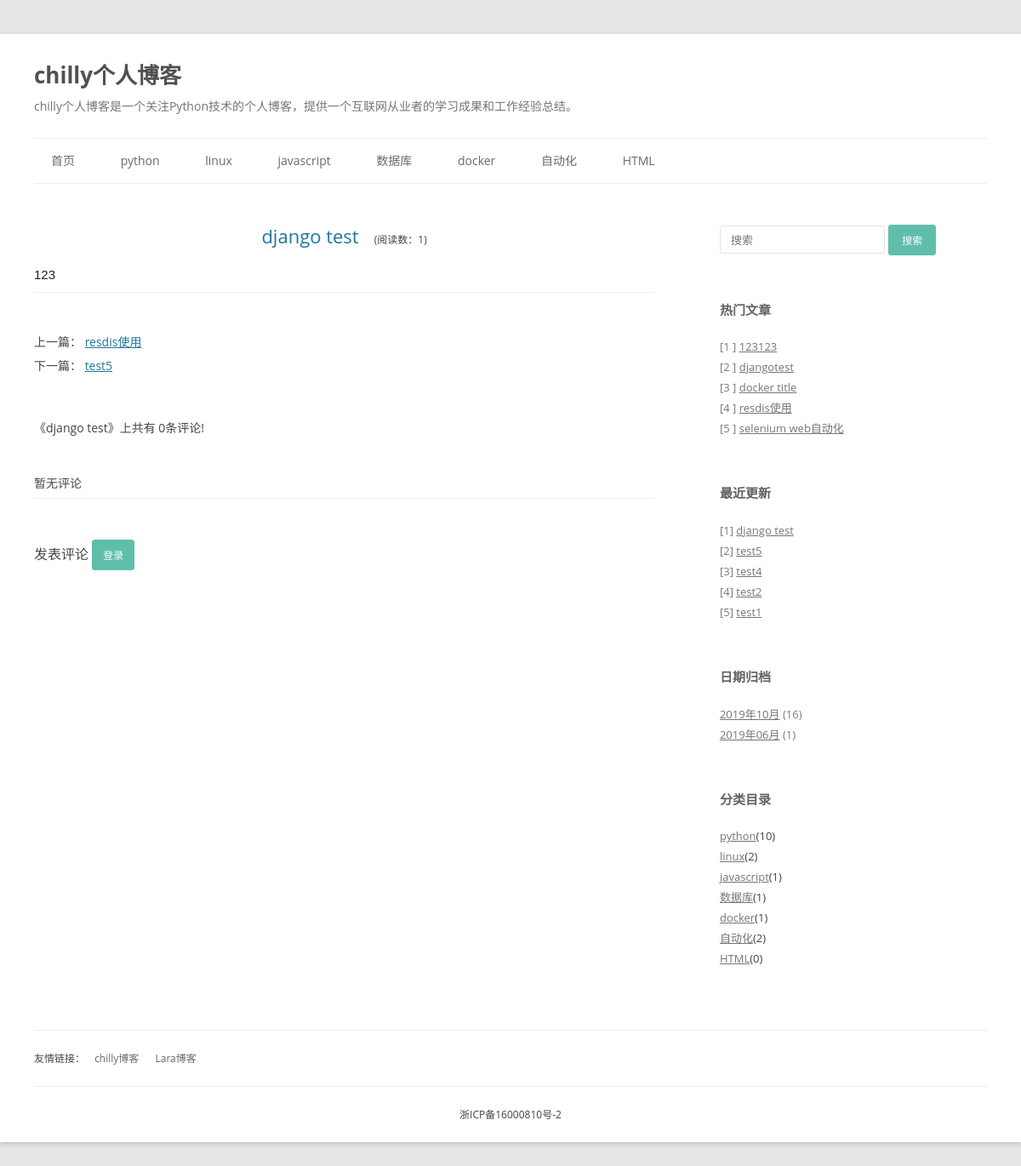
Page /blog/detail/36 on the earlier database version.
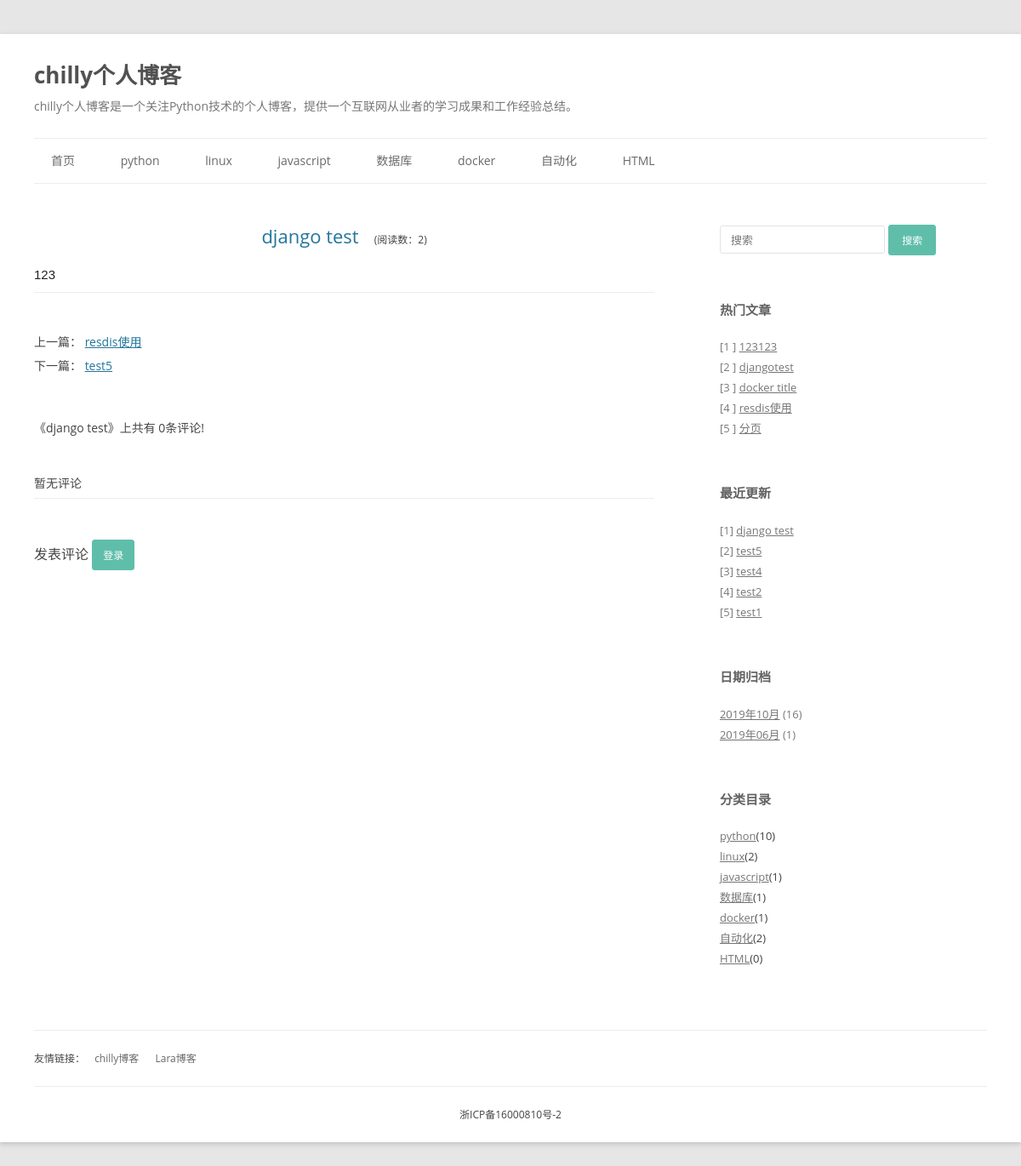
Same page on the later database version.
### blog/models.py (models this page shows, shortened)
class BlogType(models.Model):
    type_name = models.CharField(max_length = 32, verbose_name = '文章类型')
    class Meta:
        verbose_name = "博文类型"
        verbose_name_plural = "博文类型"

class Blog(models.Model):
    title = models.CharField(max_length = 100, verbose_name = '文章标题')
    content = RichTextField(verbose_name = '内容')
    blog_type = models.ForeignKey(BlogType, on_delete = models.CASCADE, verbose_name = '文章类型')
    update_time = models.DateTimeField( verbose_name = '更新时间')
    read_count  = models.IntegerField(default = 0, verbose_name = '文章阅读数')
    class Meta:
        ordering = ('-update_time',)
        verbose_name = "博文"
        verbose_name_plural = "博文"

### blog/views.py (the view, shortened to what this page needs)
# urls.py: path('detail/<int:blog_id>', views.detail, name = "detail" ),
def detail(request, blog_id):
    context = {}
    cur_blog = get_object_or_404(Blog, id=blog_id)
    context['cur_blog'] = cur_blog
    if cache.get("blog_types"):  # 如果博客类型在缓存中，就从缓存中取得类型
        blog_types = cache.get("blog_types")
        print("从缓存中加载博客类型")
    else:  # 操作DB取博客类型,并且添加缓存
        blog_types = BlogType.objects.all()
        cache.set("blog_types", blog_types, 1800)
        print("添加博客类型缓存")
    if cache.get("hot_blogs"):
        hot_blogs = cache.get("hot_blogs")
        print("从缓存中加载热门博客")
    else:
        hot_blogs = Blog.objects.all().order_by('-read_count', '-update_time')[:5]
        cache.set("hot_blogs", hot_blogs, 1800)
        print("添加热门博客缓存")
    if cache.get("latest_blogs"):
        latest_blogs = cache.get("latest_blogs")
        print("从缓存中加载最近博客")
    else:
        latest_blogs = Blog.objects.all().order_by('-update_time')[:5]
        cache.set("latest_blogs", latest_blogs, 1800)
        print("添加最近更新博客缓存")
    if cache.get("date_count_dict"):
        date_count_dict = cache.get("date_count_dict")
        print("从缓存中加载日期分类以及数量")
    else:
        date_count_dict = {}
        blog_dates = Blog.objects.dates('update_time', 'month', order='DESC')
        for blog_date in blog_dates:
            count = Blog.objects.filter(update_time__year=blog_date.year,
                                        update_time__month=blog_date.month).count()
            date_count_dict[blog_date] = count
        cache.set("date_count_dict", date_count_dict, 1800)
        print("添加最近更新日期分类以及数量")
    context['previous_blog'] = Blog.objects.filter(id__lt=cur_blog.id).last()
    context['next_blog'] = Blog.objects.filter(id__gt=cur_blog.id).first()
    context['blog_types'] = blog_types
    context['hot_blogs'] = hot_blogs
    context['latest_blogs'] = latest_blogs
    context['date_count_dict'] = date_count_dict
    if 'read' not in request.COOKIES:
        response = render(request, 'blog/detail.html', context)
        cur_blog.read_count += 1
        cur_blog.save()
        read_list = [blog_id]
        print(json.dumps(read_list))
        response.set_cookie("read", json.dumps(read_list), max_age=60 * 30)
        return response

### blog/templates/blog/detail.html (shortened to what this page needs)
{% load static %}
<!DOCTYPE html>
<html lang="zh-CN">
<head>
	<link rel="stylesheet" id="twentytwelve-style-css" href="{% static 'blog/index.css' %}" type="text/css" media="all">
    <link rel="stylesheet" href="{% static 'blog/highlight/obsidian.css' %}">
</head>
<body class="home blog custom-background custom-font-enabled single-author">
	<div id="page" class="hfeed site">
		<header id="masthead" class="site-header" role="banner">
			{% include 'blog/title.html' %}
			{% include 'blog/nav.html' %}
		</header>
		<div id="main" class="wrapper">
			<div id="primary" class="site-content ">
				<div id="content" role="main">
					<article>
					<header class="entry-header">
						<h1 class="entry-title" align="center">
							<a  href="#" title="{{cur_blog.title}}" rel="bookmark">{{cur_blog.title}}</a>
							<span style="font-size: 12px !important;">  &nbsp;&nbsp;&nbsp;&nbsp;(阅读数：{{cur_blog.read_count}})</span>
						</h1>
					</header>
					<div class="fixck">
						{{cur_blog.content |safe}}
					</div >
                    </article>
				</div>
				<nav class="nav-single">
					<div class="prev">上一篇：
						{% if previous_blog %}
						<a href="{% url 'detail' previous_blog.id %}">{{ previous_blog.title }}</a>
						{% else %}
						没有了
						{% endif %}
					</div>
					<div class="prev">下一篇：
						{% if next_blog %}
						<a href="{% url 'detail' next_blog.id %}">{{ next_blog.title }}</a>
						{% else %}
						没有了
						{% endif %}
					</div>
				</nav>
				<div id="comments" class="comments-area">
					<h2 class="comments-title">《<span>{{cur_blog.title}}</span>》上共有 <span id="comment_count_span">{{cur_blog.customcomment_set.count}}</span>条评论!</h2>
					<ol class="commentlist" id="commentWraper">
						{% for comment in cur_blog.customcomment_set.all|slice:":5"  %}
						<li class="comment even thread-even depth-0" id="li-comment-6">
							<article id="comment-6" class="comment">
								<header class="comment-meta comment-author vcard">
									<img src="http://www.zfsphp.com/uploads/images//avatar/201909/1569501373.jpg" class="photo" height="44" width="44"/>
									<cite class="fn">{{comment.comment_user.username}}</cite>
									<time datetime="">{{comment.comment_time}}</time>
								</header>
								<section class="comment-content comment" style="margin-bottom:10px;line-height:25px;">{{comment.comment_content}}</section>
							</article>
						</li>
						{%  empty %}
						<li class="comment even thread-even depth-0" id="li-comment-6">
							<article id="comment-6" class="comment">
								<span id="no_comment"> 暂无评论</span>
							</article>
						</li>
						{% endfor %}
					</ol>
					{% if not user.is_authenticated %}
					<div id="respond">
					<h3 id="reply-title">发表评论  <input type="submit" value="登录" onclick=" location.href = '{% url 'login' %}' ;return false;"></h3>
					</div>
					{% endif %}
				</div>
			</div>
			{% include 'blog/aside.html' %}
		</div>
		{% include 'blog/footer.html' %}
	</div>
</body>
</html>

### blog/templates/blog/nav.html (shortened to what this page needs)
<nav id="site-navigation" class="main-navigation" role="navigation">
			<ul class="nav-menu">
				<li><a href="/">首页</a></li>
				{% for type in blog_types|slice:":8"%}
					<li>
						<a href="{% url 'type' type.id %}">{{ type.type_name }}</a>
					</li>
				{% endfor %}
            </ul>
		</nav>

### blog/templates/blog/aside.html (shortened to what this page needs)
<div id="secondary" class="widget-area" role="complementary">
            <aside id="search-2" class="widget widget_search">
				<form role="search" id="searchform" action="" method="post">
					<div>
						<input placeholder="搜索" type="text" name="q" id="s">
						<input type="submit" class="btn btn-default" id="searchsubmit" value="搜索">
					</div>
				</form>
			</aside>
			<aside id="recent-posts-2" class="widget widget_recent_entries">
				<h3 class="widget-title">热门文章</h3>
				<ul>
					{% for blog in hot_blogs %}
					<li><font style="color:#7a7a7a;">[{{ forloop.counter }} ]</font>&nbsp;<a href="{% url 'detail' blog.id %}" title="{{ blog.title }}">{{ blog.title }}</a></li>
					{% endfor %}
				</ul>
			</aside>
			<aside class="widget widget_recent_entries">
				<h3 class="widget-title">最近更新</h3>
				<ul>
					{% for blog in latest_blogs %}
					<li><font style="color:#7a7a7a;">[{{ forloop.counter }}]</font>&nbsp;<a href="{% url 'detail' blog.id %}" title="{{ blog.title }}">{{ blog.title }}</a></li>
					{% endfor %}
				</ul>
			</aside>
			<aside id="archives-2" class="widget widget_archive">
				<h3 class="widget-title">日期归档</h3>
				<ul>
                    {% for blog_date,count in date_count_dict.items  %}
                    <li><a href="{% url 'date' blog_date.year blog_date.month%}" title="{{ blog_date }}">{{ blog_date | date:"Y年m月"  }}</a>&nbsp;<font style="color:#7a7a7a;">({{count}})</font></li>
                    {% endfor %}
                </ul>
			</aside>
			<aside id="categories-2" class="widget widget_categories">
				<h3 class="widget-title">分类目录</h3>
				<ul>
					{% for type in blog_types %}
						<li class="cat-item cat-item-2"><a href="{% url 'type' type.id %}" title="{{ type.type_name }}">{{ type.type_name }}</a>({{type.blog_set.count}})</li>
					{% endfor %}
				</ul>
			</aside>
</div>

Differences in the rows shown:
no longer on this page (row unchanged): Blog: title "selenium web自动化", shown under "热门文章"
changed Blog "django test": read_count "1" → "2"
now on this page (row edited): Blog: title "分页", shown under "热门文章"
